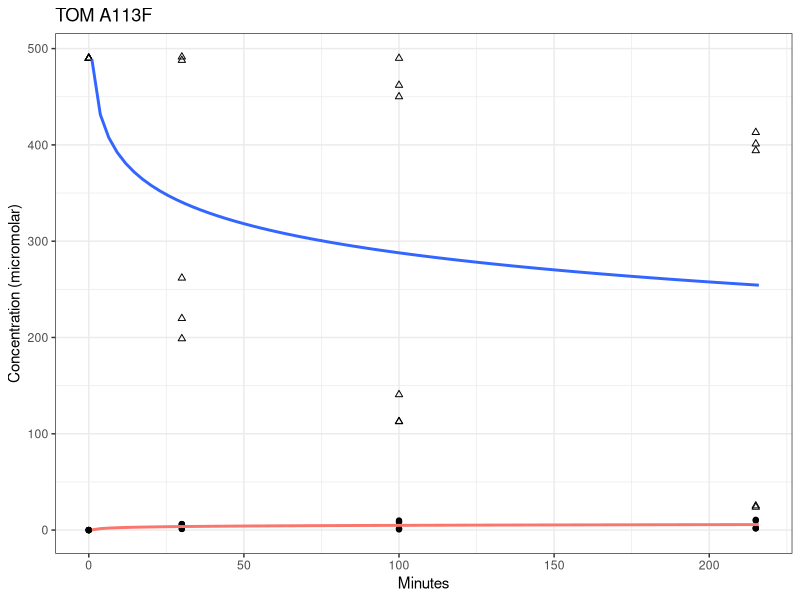

Recreate this plot in R. (Note: this script raises an error after producing the figure.)
library(ggplot2)

d=read.csv('time-course.csv')
d$eth = d$eth * 0.7
d$oxi = d$oxi * 0.7

ggplot(d, group=sample, color=sample) +
geom_point(aes(d$mins, d$oxi)) +
#geom_boxplot(aes(d$mins, d$oxi, group=mins)) + 
geom_point(mapping=aes(x=d$mins, y=d$eth), shape=2) +
#geom_boxplot(aes(d$mins, d$oxi, group=mins)) + 
stat_smooth(aes(d$mins+1, d$eth), method=lm, formula=y~log(x,10), se=F) + 
stat_smooth(aes(d$mins+1, d$oxi, color="Oxirane"), method=lm, formula=y~log(x,10), se=F) +
labs(x="Minutes", y="Concentration (micromolar)", title="TOM A113F" ) + 
theme_bw() +
theme(legend.position = "none") + 
ggsave('time-course.png',width=5,height=5) 
